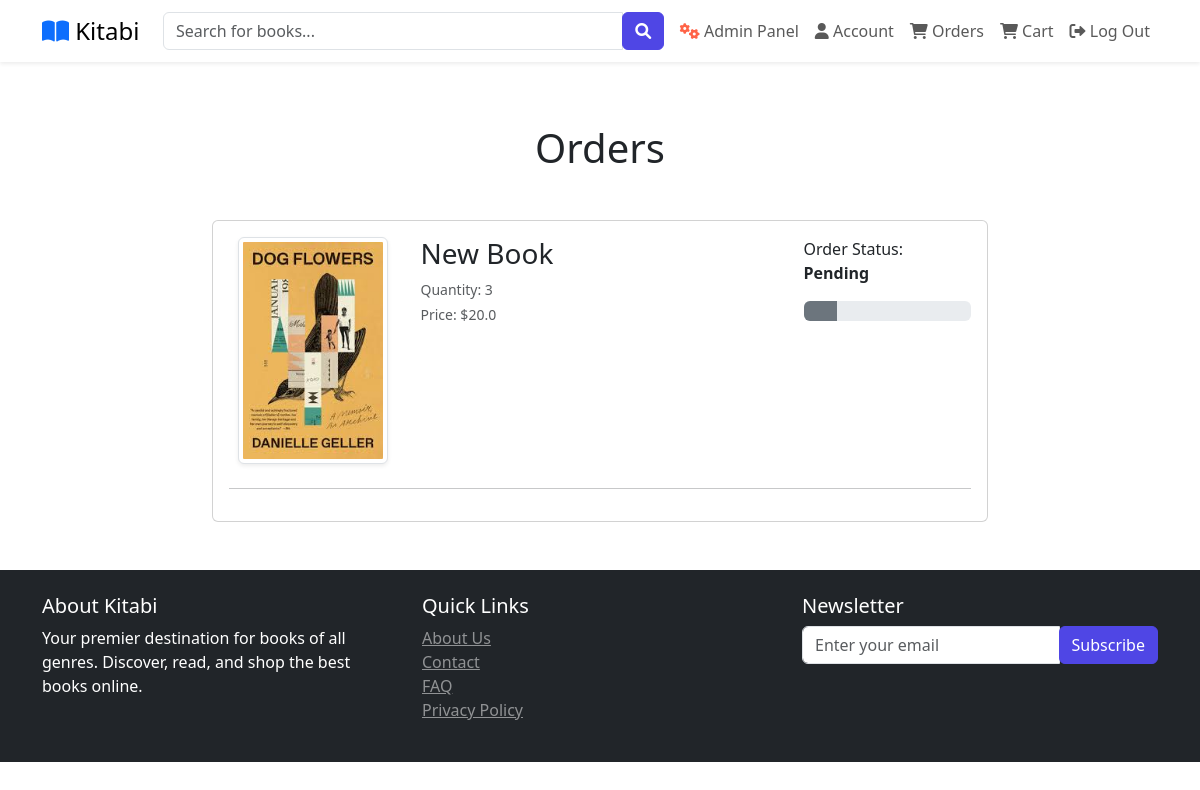
/orders (signed in), run on the app's committed database.
### website/models.py (models this page shows, shortened)
class Order(db.Model):
    id = db.Column(db.Integer, primary_key=True)
    quantity = db.Column(db.Integer, nullable=False)
    price = db.Column(db.Float, nullable=False)
    status = db.Column(db.String(100), nullable=False)
    payment_id = db.Column(db.String(1000), nullable=False)
    customer_link = db.Column(db.Integer, db.ForeignKey('customer.id'), nullable=False)
    product_link = db.Column(db.Integer, db.ForeignKey('product.id'), nullable=False)

class Product(db.Model):
    id = db.Column(db.Integer, primary_key = True)
    product_name = db.Column(db.String(100), nullable = False)
    author = db.Column(db.String(100), nullable = False)
    rating = db.Column(db.Float, nullable = False)
    current_price = db.Column(db.Float, nullable = False)
    in_stock = db.Column(db.Integer, nullable = False)
    promotion_percentage = db.Column(db.Integer, default=0)  # New field for promotion
    discounted_price = db.Column(db.Float, nullable=True)
    product_picture = db.Column(db.String(1000), nullable=False)
    flash_sale = db.Column(db.Boolean, default = False)
    date_added = db.Column(db.DateTime, default = datetime.utcnow)
    carts = db.relationship('Cart', backref=db.backref('product', lazy=True))
    orders = db.relationship('Order', backref=db.backref('product'), lazy=True)

### website/views.py (the view)
@views.route('/orders')
@login_required
def order():
    orders = Order.query.filter_by(customer_link=current_user.id).all()
    return render_template('orders.html', orders=orders)

### website/__init__.py (called while the page is built)
def create_app():
    app = Flask(__name__)
    app.config['SECRET_KEY'] = 'test12345'
    app.config['SQLALCHEMY_DATABASE_URI'] = f'sqlite:///{DB_NAME}'
    db.init_app(app)
    @app.errorhandler(404)
    def page_not_found(error):
        return render_template('404.html')
    login_manager.init_app(app)
    login_manager.login_view = 'auth.login'
    @login_manager.user_loader
    def load_user(id):
        return  Customer.query.get(int(id))
    from .views import views
    from .auth import auth
    from .admin import admin
    from .models import Customer, Cart, Product, Order
    app.register_blueprint(views, url_prefix='/')
    app.register_blueprint(auth, url_prefix='/')
    app.register_blueprint(admin, url_prefix='/')
    with app.app_context():
        create_database()
    return app

### website/templates/orders.html (shortened to what this page needs)
{% extends 'base.html' %}
{% block body %}
<div class="container-fluid my-5">
    <h1 class="text-center mb-5">Orders</h1>
    <div class="row justify-content-center">
        {% if orders %}
        <div class="col-md-8">
            <div class="card">
                <div class="card-body">
                    {% for item in orders %}
                    <div class="row mb-4">
                        <div class="col-md-3 text-center align-self-center">
                            <img src="{{ item.product.product_picture }}" alt="Product Image" class="img-fluid img-thumbnail shadow-sm" style="width: 100%; max-width: 150px; height: auto;">
                        </div>
                        <div class="col-md-6">
                            <h3>{{ item.product.product_name }}</h3>
                            <p class="mb-1 text-muted small">Quantity: {{ item.quantity }}</p>
                            <p class="mb-1 text-muted small">Price: ${{ item.price }}</p>
                        </div>
                        <div class="col-md-3">
                            <p>Order Status: <strong>{{ item.status }}</strong></p>
                            <div class="progress" style="height: 20px;">
                                {% if item.status == 'Pending' %}
                                <div class="progress-bar bg-secondary" role="progressbar" style="width: 20%;" aria-valuenow="20" aria-valuemin="0" aria-valuemax="100"></div>
                                {% elif item.status == 'Accepted' %}
                                <div class="progress-bar bg-info" role="progressbar" style="width: 40%;" aria-valuenow="40" aria-valuemin="0" aria-valuemax="100"></div>
                                {% elif item.status == 'Out for delivery' %}
                                <div class="progress-bar bg-warning" role="progressbar" style="width: 70%;" aria-valuenow="70" aria-valuemin="0" aria-valuemax="100"></div>
                                {% elif item.status == 'Delivered' %}
                                <div class="progress-bar bg-success" role="progressbar" style="width: 100%;" aria-valuenow="100" aria-valuemin="0" aria-valuemax="100"></div>
                                {% elif item.status == 'Canceled' %}
                                <div class="progress-bar bg-danger" role="progressbar" style="width: 100%;" aria-valuenow="100" aria-valuemin="0" aria-valuemax="100"></div>
                                {% endif %}
                            </div>
                        </div>
                    </div>
                    <hr>
                    {% endfor %}
                </div>
            </div>
        </div>
        {% else %}
        <div class="col-md-8 text-center">
            <h2 class="text-muted">You have no Orders</h2>
        </div>
        {% endif %}
    </div>
</div>
{% endblock %}

### website/static/css/style.css (style rules this page uses)
:root { --primary-color: #4f46e5; --secondary-color: #818cf8; --dark-color: #1f2937; --light-color: #f3f4f6; }
body { font-family: 'Segoe UI', Tahoma, Geneva, Verdana, sans-serif; padding-top: 76px; margin: 0; }

### data on the page
Order: product.product_picture (picture), product.product_name "New Book", quantity "3", price "20.0", status "Pending"
